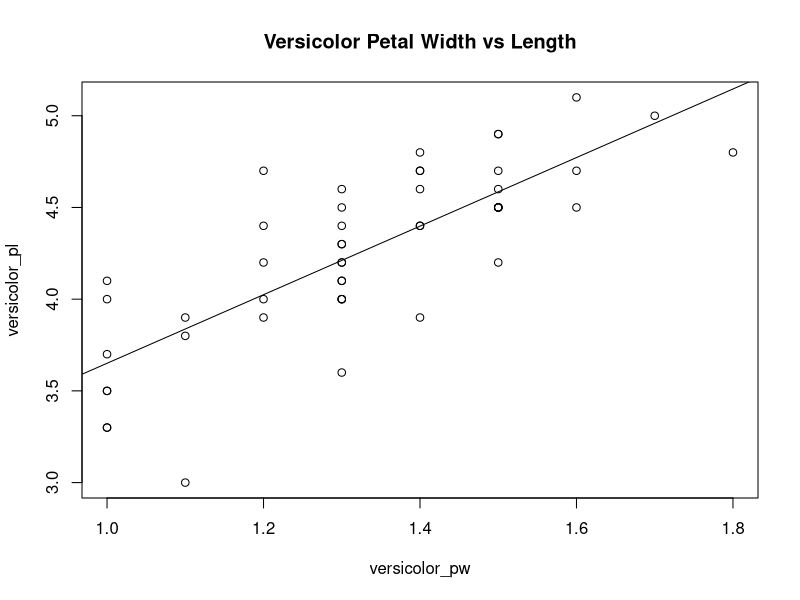
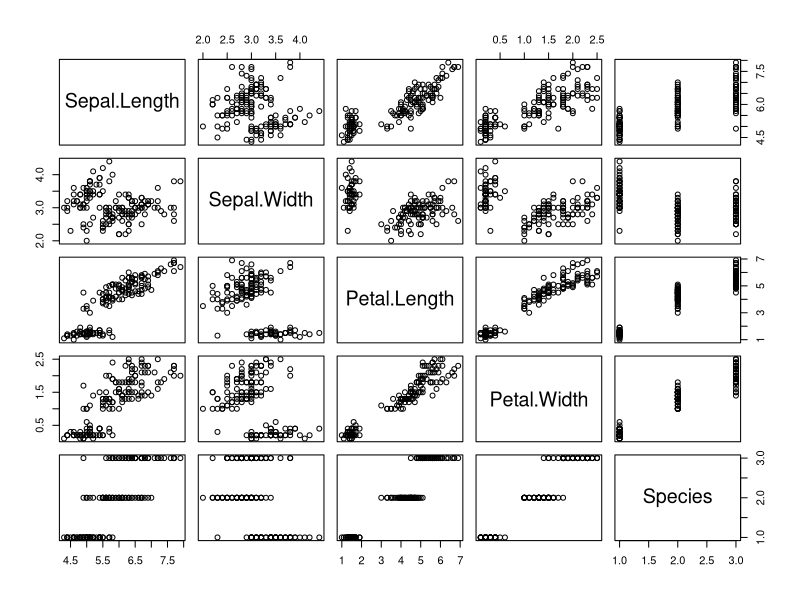
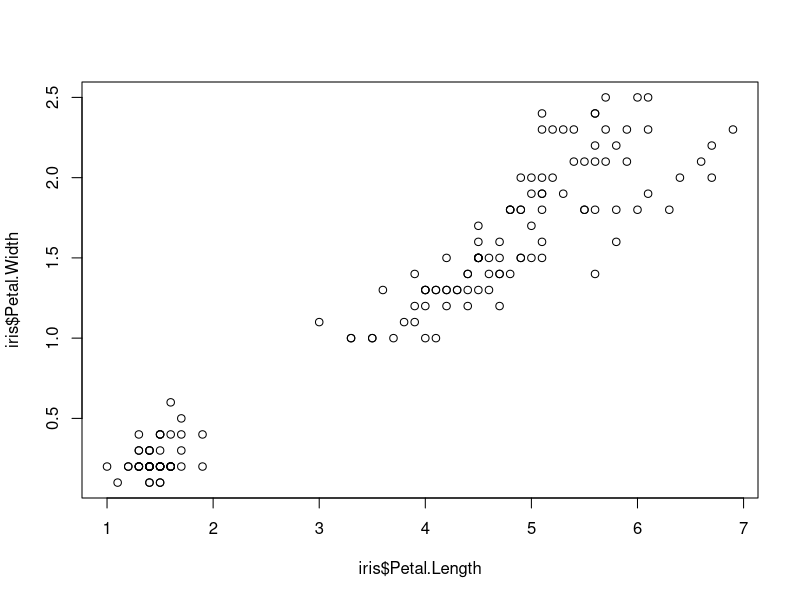
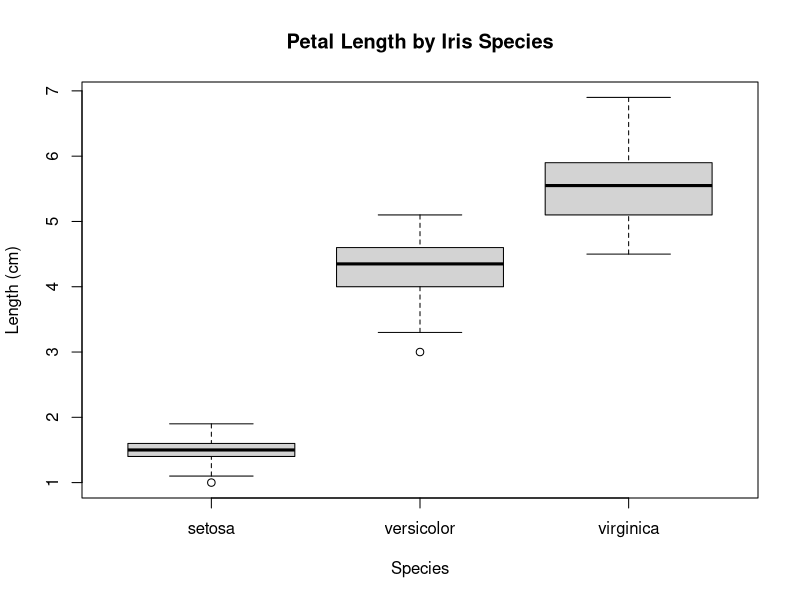
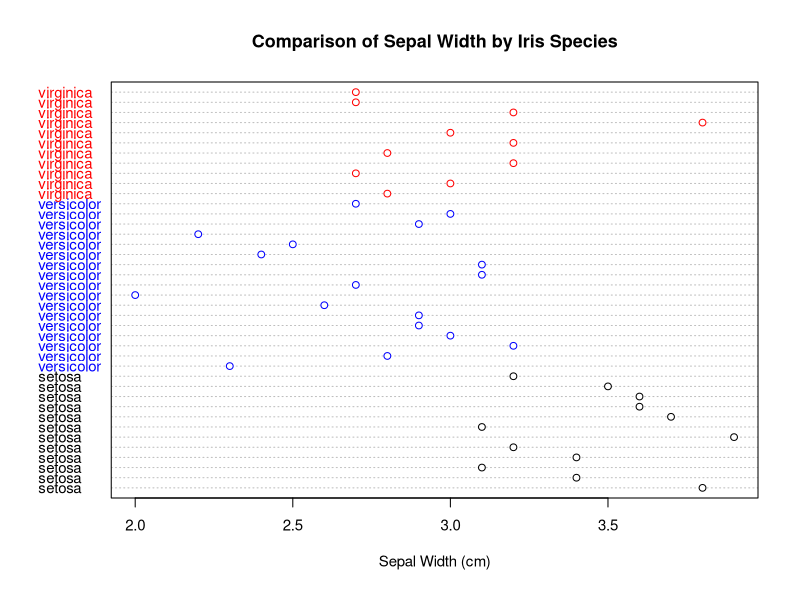
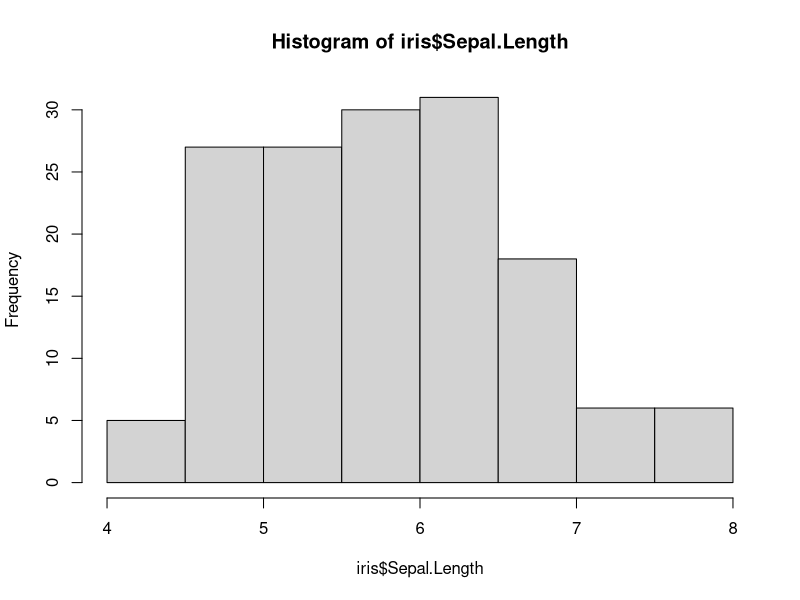
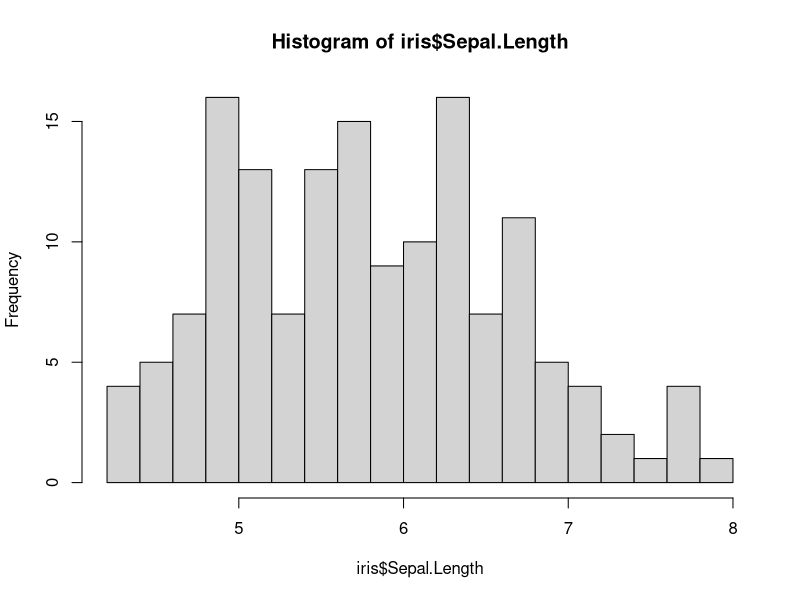
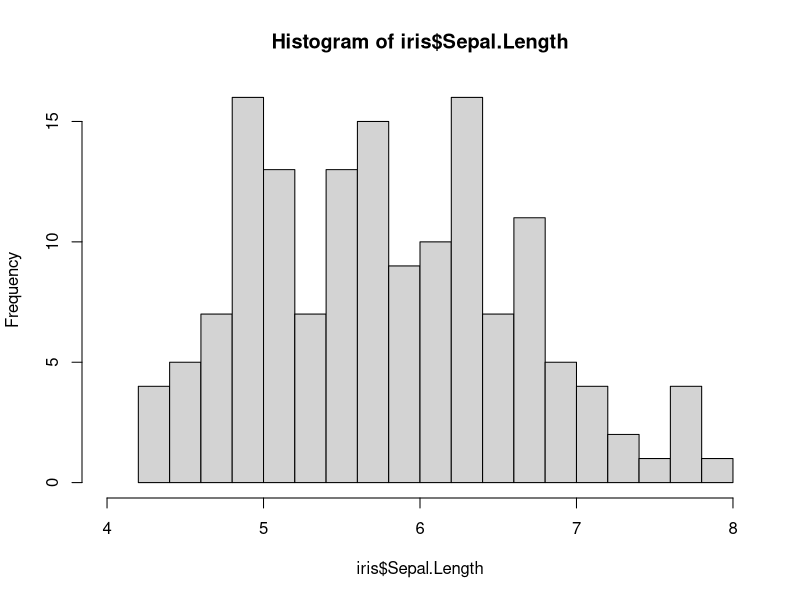

The R source for these figures, in order:
###################################
### Part 3: Plotting Data ###
###################################
##
#

# We are going to work with one of R's built-in data sets called 'iris'. First, let's
# find out more about the data:

#######################
# Complete Exercise 4 #
#######################


# Let's analyze just the petal widths of the versicolor species in 'iris'.

# We can create a new data frame by extracting a subet of all versicolor records,...
versicolor <- iris[iris$Species == 'versicolor',]
versicolor

# ...then create a numeric vector of versicolor petal widths, or...
versicolor_pw <- versicolor$Petal.Width
versicolor_pw

# ...do the same thing all in one line
versicolor_pw <- iris[iris$Species == 'versicolor', 'Petal.Width']
versicolor_pw

# As with most programming languages, there is usually more than one way to do things in R.
# Keep this in mind as you are learning the language.

### Calculating simple statistics ###

# Before we create any plots, let's get some simple statistics on the pedal widths of versicolor:
  
mean(versicolor_pw)
median(versicolor_pw)
var(versicolor_pw)
sd(versicolor_pw)

# We can also look at the correlation between versicolor's petal width and it's petal length.
# First let's create a vector for versicolor's petal lengths.
versicolor_pl <- iris[iris$Species == 'versicolor', 'Petal.Length']
versicolor_pl

# By default, cor() uses the Pearson method. Values range from -1 to 1. Does petal width have
# a correlation with petal length?
cor(versicolor_pw,versicolor_pl)


### Plotting Data ###

## Scatterplot ##

# Let's plot the versicolor petal lengths and widths
  plot(versicolor_pw,versicolor_pl)
  
  # Add a regression line
  abline(lm(versicolor_pl~versicolor_pw))
  
  # Change the title
  title("Versicolor Petal Width vs Length")


# What happens if we plot the whole 'iris' data set?
plot(iris)

# Calling plot() on the whole data set makes a scatterplot matrix that plots every variable
# against every other variable. What if we just want to look at one of these scatterplots?
plot(iris$Petal.Length, iris$Petal.Width)

## Boxplot ##

# Boxplot of petal length by species 
boxplot(Petal.Length~Species, data = iris, main="Petal Length by Iris Species",
        ylab="Length (cm)")

## Dot Plot ##

# Take a random sample of size 40 from the iris dataset, sampling without replacement
iris_ran_subset <- iris[sample(1:nrow(iris), 40, replace=FALSE),]

# Sort the rows so that all of the same species are together
iris_ran_subset_sorted <- iris_ran_subset[order(iris_ran_subset$Species),]

# Create a new column, 'Color'
iris_ran_subset_sorted$Color="black"

# Set Color values by Species
iris_ran_subset_sorted$Color[iris_ran_subset_sorted$Species == "virginica"] = "red"
iris_ran_subset_sorted$Color[iris_ran_subset_sorted$Species == "versicolor"] = "blue"
iris_ran_subset_sorted$Color[iris_ran_subset_sorted$Species == "setosa"] = "black"

# Plot the data
dotchart(iris_ran_subset_sorted$Sepal.Width,labels=iris_ran_subset_sorted$Species,cex=.9,
         main="Comparison of Sepal Width by Iris Species", 
         xlab="Sepal Width (cm)", col=iris_ran_subset_sorted$Color)

## Histogram ##

# We can also make a histogram that describes the distribution of sepal length values:
hist(iris$Sepal.Length)

# Let's give the histogram more detail by increasing the number of bins. This is done with
# the 'breaks' argument:

hist(iris$Sepal.Length, breaks = 15)

# Hmm...the x axis is a little off. Let's adjust it with the 'xlim' argument:
  
hist(iris$Sepal.Length, breaks = 25, xlim = c(4, 8))


#######################
# Complete Exercise 5 #
#######################


# On a side note...remember when we introduced lists earlier? A common use of lists is to
# gather different types of R objects in one container. Many functions, including hist(),
# return a list of different values. Each attribute of the returned histogram correlates
# to a specific component of the list. For example, if we assign the output of
# hist(iris$Sepal.Length) to a variable, we can capture the returned list:
  
sepal_hist <- hist(iris$Sepal.Length)
sepal_hist

# There are many other built-in data sets in R. To see a list...

data()
